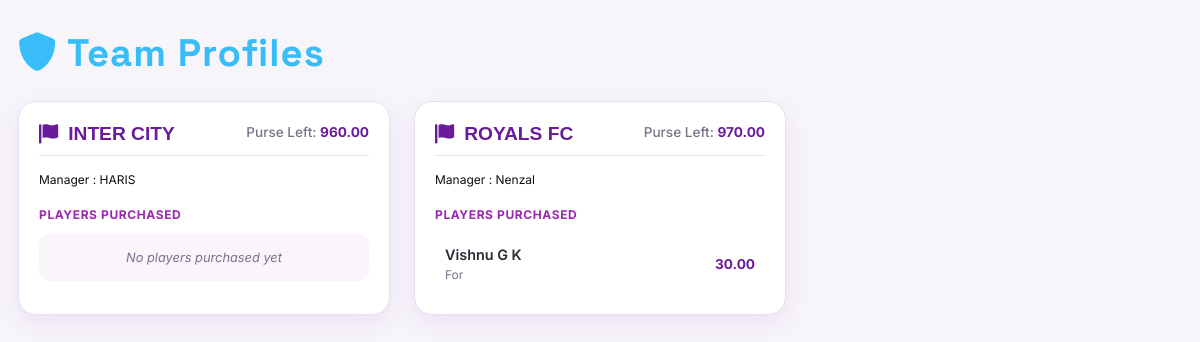
Page /team/ on the committed database.
### auction/models.py (models this page shows, shortened)
class Team(models.Model):
    name = models.CharField(max_length=100, unique=True)
    owner = models.CharField(max_length=100)
    purse_remaining = models.DecimalField(max_digits=10, decimal_places=2, default=0.00)

class Player(models.Model):
    Defender = 'Def'
    Forward = 'For'
    Goalkeeper = 'Goal'
    Midfielder = 'Mid'
    PLAYER_TYPES = [
        (Defender, 'Defender'),
        (Forward, 'Forward'),
        (Goalkeeper, 'Goalkeeper'),
        (Midfielder, 'Midfielder'),
    ]
    name = models.CharField(max_length=100)
    phone_number = models.CharField(max_length=20, null=True, blank=True)
    photo = models.ImageField(upload_to='player_photos/', null=True, blank=True)
    player_type = models.CharField(max_length=4, choices=PLAYER_TYPES)
    base_price = models.DecimalField(max_digits=10, decimal_places=2)
    is_sold = models.BooleanField(default=False)
    sold_to_team = models.ForeignKey(Team, on_delete=models.SET_NULL, null=True, blank=True)
    final_price = models.DecimalField(max_digits=10, decimal_places=2, null=True, blank=True)

### auction/views.py (the view)
# urls.py: path('team/', views.team_profile, name='team_profile'),
def team_profile(request):
    team_lists = Team.objects.all()
    players_sold = Player.objects.filter(is_sold=True).values_list(
        'name', 'sold_to_team__name', 'final_price'
    )
    contexts = {}
    for team in team_lists:
        contexts[team.name] = {
            'manager_name': team.owner,
            'purse_remaining': team.purse_remaining,
            'players_sold': players_sold.filter(
                sold_to_team__name=team.name).values('name', 'player_type',
                                                     'final_price'),
        }
    return render(request, 'team_profile.html', {'contexts': contexts})

### templates/team_profile.html (shortened to what this page needs)
{% extends "header.html" %}
{% block header %}
    <i class="fas fa-shield-alt"></i> Team Profiles
{% endblock %}
{% block content %}
<div class="row g-4">
    {% for team, data in contexts.items %}
    <div class="col-xl-4 col-lg-6 col-md-6 col-sm-12">
        <div class="team-card">
            <div class="team-header">
                <h2 class="team-title">
                    <i class="fas fa-flag me-1"></i> {{ team }}
                </h2>
                <div class="team-purse">
                    Purse Left:
                    <span>{{ data.purse_remaining }}</span>
                </div>
            </div>
            <span style="font-size: 12px; color: #0f0f0f">
                    Manager : {{ data.manager_name }}</span>
            <div class="players-section">
                <div class="players-title">
                    Players Purchased
                </div>
                {% if data.players_sold %}
                    {% for p in data.players_sold %}
                        <div class="player-row">
                            <div>
                                <div class="player-name">{{ p.name }}</div>
                                <div class="player-role">{{ p.player_type }}</div>
                            </div>
                            <div class="player-price">
                                {{ p.final_price }}
                            </div>
                        </div>
                    {% endfor %}
                {% else %}
                    <div class="no-player">
                        No players purchased yet
                    </div>
                {% endif %}
            </div>
        </div>
    </div>
    {% endfor %}
</div>
{% endblock %}

### templates/header.html (style rules this page uses)
:root { --bg-main: #0f172a; --card-bg: #1e293b; --card-bg-alt: #162033; --text-main: #f1f5f9; --text-soft: #94a3b8; --accent: #38bdf8; --accent-2: #818cf8; --danger: #ef4444; --success: #4ade80; --warning: #f59e0b; --border-light: rgba(255,255,255,0.08); }
body { font-family: "Inter", sans-serif; background: var(--bg-main); color: var(--text-main); padding: 30px 18px; }

### templates/team_profile.html (style rules this page uses)
:root { --yg-primary: #6A1B9A; --yg-secondary: #9C27B0; --yg-accent: #E040FB; --yg-bg: #F7F4FA; --yg-card: #FFFFFF; --yg-border: #E6DFF0; --yg-text-main: #2E2A35; --yg-text-soft: #7A728A; }
body { background: var(--yg-bg); }
.team-card { height: 100%; border-radius: 18px; padding: 20px; background: var(--yg-card); border: 1px solid var(--yg-border); box-shadow: 0 8px 24px rgba(106, 27, 154, 0.08); transition: transform .25s ease, box-shadow .25s ease; }
.team-header { display: flex; justify-content: space-between; align-items: flex-start; gap: 12px; margin-bottom: 10px; padding-bottom: 10px; border-bottom: 1px solid var(--yg-border); flex-wrap: wrap; }
.team-title { font-family: "Poppins", sans-serif; font-size: 1.2rem; font-weight: 700; color: var(--yg-primary); margin: 0; display: flex; align-items: center; gap: 6px; }
.team-purse { font-size: .85rem; font-weight: 500; color: var(--yg-text-soft); white-space: nowrap; }
.team-purse span { font-weight: 700; color: var(--yg-primary); }
.players-section { margin-top: 16px; }
.players-title { font-size: .75rem; font-weight: 700; letter-spacing: .6px; text-transform: uppercase; color: var(--yg-secondary); margin-bottom: 10px; }
.player-row { display: flex; justify-content: space-between; align-items: center; gap: 10px; padding: 10px; border-bottom: 1px dashed var(--yg-border); border-radius: 8px; transition: background .2s ease; flex-wrap: wrap; }
.player-row:last-child { border-bottom: none; }
.player-name { font-weight: 600; font-size: .9rem; color: var(--yg-text-main); }
.player-role { font-size: .75rem; color: var(--yg-text-soft); }
.player-price { font-weight: 700; font-size: .85rem; color: var(--yg-primary); margin-left: auto; }
.no-player { padding: 14px; font-size: .8rem; color: var(--yg-text-soft); font-style: italic; text-align: center; background: rgba(156, 39, 176, 0.05); border-radius: 10px; }

### rows in the picture
Team: contexts "INTER CITY", purse_remaining "960.00", manager_name "HARIS"
Team: contexts "ROYALS FC", purse_remaining "970.00", manager_name "Nenzal"
Player: name "Vishnu G K", player_type "For", final_price "30.00"
